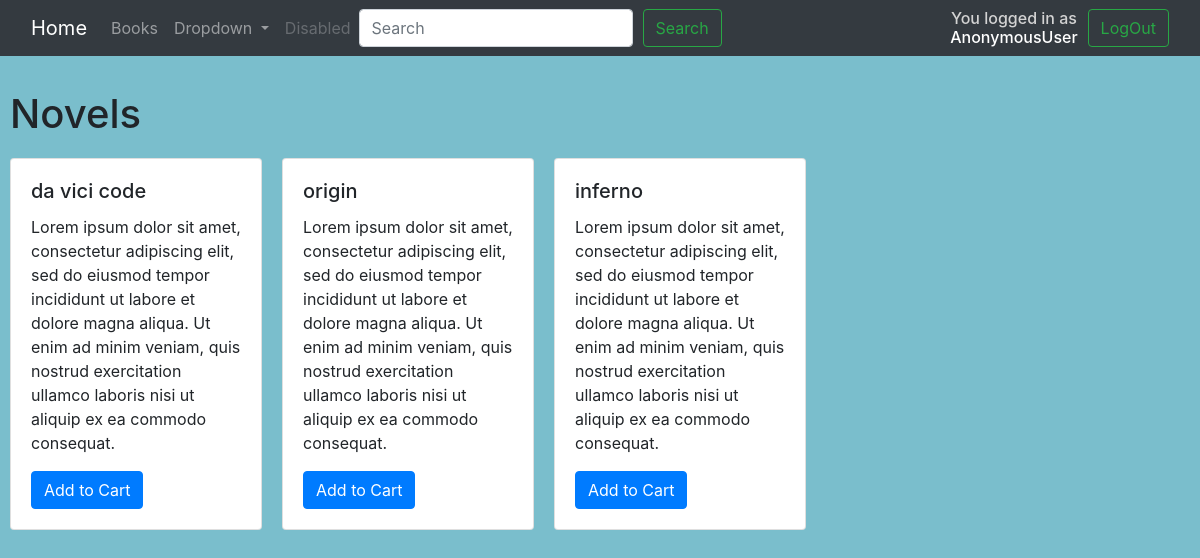
The page /novels/1/ on the database its author committed.
### login/models.py (models this page shows, shortened)
class Novel(models.Model):
    name = models.CharField(max_length=200, null=True)
    description = models.CharField(max_length=300, null=True)
    author = models.ForeignKey(Author, null=True, on_delete=models.SET_NULL)

### login/views.py (the view)
# urls.py: path('novels/<str:pk>/', views.novels, name='novels'),
def novels(request, pk):
    author = Author.objects.get(id=pk)
    if 'search' in request.GET:
        search = request.GET['search']
        multiple = Q(Q(name__icontains=search) | Q(description__icontains=search))
        novel = Novel.objects.filter(multiple)
    else:
        novel = Novel.objects.all()
    context = {'novel': novel, 'author': author}
    return render(request, 'books/novel.html', context)

### templates/books/novel.html (shortened to what this page needs)
{% extends 'style/main.html' %}
{% block content %}
    <br><h1 style="margin: 10px">Novels</h1>
    {% for n in novel %}
        {% if n.author.id == author.id %}
            <div class="card" style="float: left; margin: 10px">
                <div class="card-body" style="width: 250px">
                    <h5 class="card-title">{{ n.name}}</h5>
                    <p class="card-text">{{ n.description }}</p>
                    <a href="#" class="btn btn-primary">Add to Cart</a>
            </div>
        </div>
        {% endif %}
    {% endfor %}
{% endblock %}

### templates/style/main.html (style rules this page uses)
body, html { margin: 0; padding: 0; height: 100%; background: #7abecc !important; }

### rows shown on the page
Novel: name "da vici code", description "Lorem ipsum dolor sit amet, consectetur adipiscing elit, sed do eiusmod tempor incididunt ut labore et dolore magna aliqua. Ut enim ad minim veniam, quis nostrud exercitation ullamco laboris nisi ut aliquip ex ea commodo consequat."
Novel: name "origin", description "Lorem ipsum dolor sit amet, consectetur adipiscing elit, sed do eiusmod tempor incididunt ut labore et dolore magna aliqua. Ut enim ad minim veniam, quis nostrud exercitation ullamco laboris nisi ut aliquip ex ea commodo consequat."
Novel: name "inferno", description "Lorem ipsum dolor sit amet, consectetur adipiscing elit, sed do eiusmod tempor incididunt ut labore et dolore magna aliqua. Ut enim ad minim veniam, quis nostrud exercitation ullamco laboris nisi ut aliquip ex ea commodo consequat."

### other values the page prints
{{ user }} "AnonymousUser"
